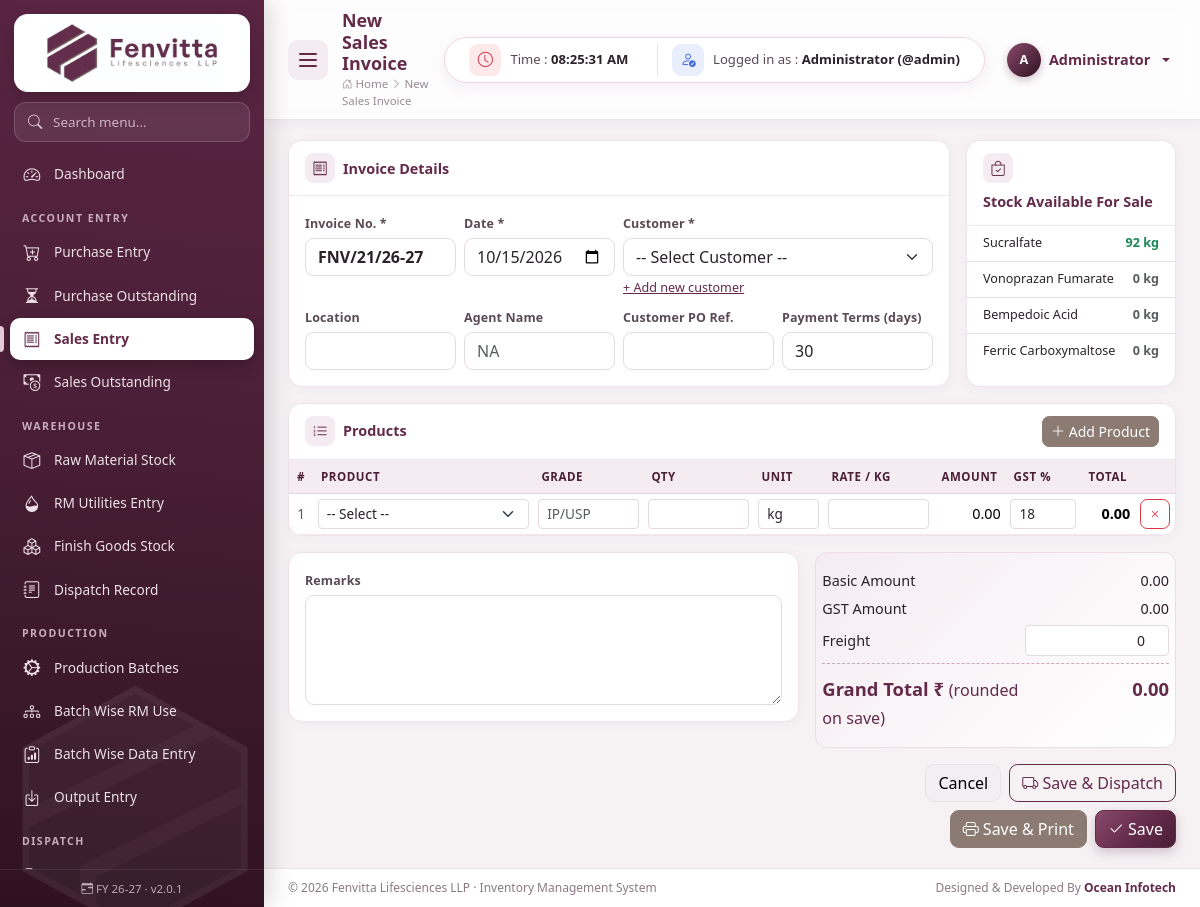
The page /modules/sales/add.php (signed in) on the database its author committed.
### tables this page shows
CREATE TABLE `items` (
  `id` int(11) NOT NULL AUTO_INCREMENT,
  `item_type` enum('RM','PM','FG','CONSUMABLE','SERVICE') NOT NULL DEFAULT 'RM',
  `code` varchar(40) DEFAULT NULL,
  `name` varchar(150) NOT NULL,
  `cas_no` varchar(40) DEFAULT NULL,
  `grade` varchar(60) DEFAULT NULL,
  `hsn` varchar(20) DEFAULT NULL,
  `unit` varchar(15) NOT NULL DEFAULT 'kg',
  `gst_rate` decimal(5,2) NOT NULL DEFAULT 18.00,
  `std_rate` decimal(14,2) NOT NULL DEFAULT 0.00,
  `reorder_level` decimal(14,3) NOT NULL DEFAULT 0.000,
  `opening_qty` decimal(14,3) NOT NULL DEFAULT 0.000,
  `opening_rate` decimal(14,2) NOT NULL DEFAULT 0.00,
  `opening_date` date DEFAULT NULL,
  `shelf_life_months` int(11) NOT NULL DEFAULT 0,
  `is_active` tinyint(1) NOT NULL DEFAULT 1,
  `created_at` timestamp NOT NULL DEFAULT current_timestamp(),
  PRIMARY KEY (`id`),
  KEY `item_type` (`item_type`)
);

### includes/db.php (called while the page is built, shortened)
<?php
$conn = null;
function db()
{
    global $conn;
    if ($conn === null) {
        try {
            $conn = mysqli_connect(DB_HOST, DB_USER, DB_PASS, DB_NAME, DB_PORT);
            mysqli_set_charset($conn, 'utf8mb4');
        } catch (mysqli_sql_exception $e) {
            http_response_code(500);
            die('<h3 style="font-family:sans-serif;color:#632a4a">Database connection failed.</h3>'
                . '<p style="font-family:sans-serif">Check <code>config/config.php</code> and import <code>database/fenvita_inventory.sql</code>.<br><small>'
                . htmlspecialchars($e->getMessage()) . '</small></p>');
        }
    }
    return $conn;
}
function q($sql, $params = [])
{
    $stmt = mysqli_prepare(db(), $sql);
    if ($params) {
        $types = '';
        $values = [];
        foreach ($params as $p) {
            if (is_int($p)) {
                $types .= 'i';
            } elseif (is_float($p)) {
                $types .= 'd';
            } else {
                $types .= 's';
            }
            $values[] = $p;
        }
        mysqli_stmt_bind_param($stmt, $types, ...$values);
    }
    mysqli_stmt_execute($stmt);
    $result = mysqli_stmt_get_result($stmt);
    return $result === false ? true : $result;
}
function rows($sql, $params = [])
{
    $result = q($sql, $params);
    return mysqli_fetch_all($result, MYSQLI_ASSOC);
}

### modules/sales/add.php (the view, shortened to what this page needs)
<?php
$id = (int)get('id');
$sale = $id ? row('SELECT * FROM sales WHERE id=?', [$id]) : null;
$lines = $id ? rows('SELECT * FROM sale_items WHERE sale_id=? ORDER BY id', [$id]) : [];
$blank = ['item_id' => '', 'grade' => '', 'qty' => '', 'unit' => 'kg', 'rate' => '', 'gst_rate' => 18];
if (!$lines) $lines = [$blank];
$items = items_for(['FG', 'RM']);
$customers = parties_for('customer');
$s = $sale ?? [
    'invoice_no' => next_sale_invoice(), 'sale_date' => today(), 'party_id' => '', 'location' => '', 'agent_name' => '',
    'po_ref' => '', 'payment_terms' => 30, 'freight' => 0, 'remarks' => '',
];
$pending = pending_dispatch_by_item();
$fgInfo = rows("SELECT i.id, i.name, i.unit, COALESCE(SUM(l.qty_in-l.qty_out),0) stock FROM items i LEFT JOIN stock_ledger l ON l.item_id=i.id WHERE i.item_type='FG' AND i.is_active=1 GROUP BY i.id");
$rowHtml = function ($l) use ($items) {
    ob_start(); ?>
    <tr>
        <td class="f-sn text-center text-muted"></td>
        <td style="min-width:220px"><select name="item_id[]" class="form-select form-select-sm f-item"><?= item_options($items, $l['item_id']) ?></select></td>
        <td style="width:110px"><input name="grade[]" class="form-control form-control-sm f-grade" value="<?= e($l['grade']) ?>" placeholder="IP/USP"></td>
        <td style="width:110px"><input name="qty[]" type="number" step="0.001" class="form-control form-control-sm f-qty" value="<?= e($l['qty']) ?>"></td>
        <td style="width:70px"><input name="unit[]" class="form-control form-control-sm f-unit" value="<?= e($l['unit']) ?>"></td>
        <td style="width:110px"><input name="rate[]" type="number" step="0.01" class="form-control form-control-sm f-rate" value="<?= e($l['rate']) ?>"></td>
        <td class="num f-amount"></td>
        <td style="width:75px"><input name="gst_rate[]" type="number" step="0.01" class="form-control form-control-sm f-gst" value="<?= e((float)$l['gst_rate']) ?>"></td>
        <td class="num f-total fw-semibold"></td>
        <td><button type="button" class="btn btn-sm btn-outline-danger f-remove"><i class="bi bi-x"></i></button></td>
    </tr>
    <?php return ob_get_clean();
};
include ROOT_PATH . '/includes/header.php';
?>
<form method="post" data-line-items>
    <div class="row g-3 mb-3">
        <div class="col-xl-9">
            <div class="card h-100">
                <div class="card-header"><i class="bi bi-receipt"></i> Invoice Details</div>
                <div class="card-body row g-2">
                    <div class="col-md-3"><label class="form-label">Invoice No. *</label><input name="invoice_no" class="form-control fw-bold" required value="<?= e($s['invoice_no']) ?>"></div>
                    <div class="col-md-3"><label class="form-label">Date *</label><input type="date" name="sale_date" class="form-control" required value="<?= e($s['sale_date']) ?>"></div>
                    <div class="col-md-6">
                        <label class="form-label">Customer *</label>
                        <select name="party_id" class="form-select" required data-party-terms="#terms" data-party-city="#location">
                            <option value="">-- Select Customer --</option>
                        </select>
                        <small><a href="<?= url('parties') ?>?new=Customer" target="_blank">+ Add new customer</a></small>
                    </div>
                    <div class="col-md-3"><label class="form-label">Location</label><input name="location" id="location" class="form-control" value="<?= e($s['location']) ?>"></div>
                    <div class="col-md-3"><label class="form-label">Agent Name</label><input name="agent_name" class="form-control" value="<?= e($s['agent_name']) ?>" placeholder="NA"></div>
                    <div class="col-md-3"><label class="form-label">Customer PO Ref.</label><input name="po_ref" class="form-control" value="<?= e($s['po_ref']) ?>"></div>
                    <div class="col-md-3"><label class="form-label">Payment Terms (days)</label><input type="number" name="payment_terms" id="terms" class="form-control" value="<?= e($s['payment_terms']) ?>"></div>
                </div>
            </div>
        </div>
        <div class="col-xl-3">
            <div class="card h-100">
                <div class="card-header"><i class="bi bi-bag-check"></i> Stock Available For Sale</div>
                <ul class="list-group list-group-flush small">
                    <?php foreach ($fgInfo as $f): $av = $f['stock'] - ($pending[$f['id']] ?? 0); ?>
                        <li class="list-group-item d-flex justify-content-between"><span><?= e($f['name']) ?></span><b class="<?= $av > 0 ? 'text-success' : 'text-muted' ?>"><?= qty($av) ?> <?= e($f['unit']) ?></b></li>
                    <?php endforeach; ?>
                </ul>
            </div>
        </div>
    </div>
    <div class="card mb-3">
        <div class="card-header"><i class="bi bi-list-ol"></i> Products
            <div class="actions"><button type="button" class="btn btn-sm btn-accent add-row"><i class="bi bi-plus-lg"></i> Add Product</button></div>
        </div>
        <div class="table-responsive">
            <table class="table item-table">
                <thead><tr><th>#</th><th>Product</th><th>Grade</th><th>Qty</th><th>Unit</th><th>Rate / kg</th><th class="num">Amount</th><th>GST %</th><th class="num">Total</th><th></th></tr></thead>
                <tbody><?php foreach ($lines as $l) echo $rowHtml($l); ?></tbody>
            </table>
        </div>
    </div>
    <div class="row g-3">
        <div class="col-md-7">
            <div class="card"><div class="card-body">
                <label class="form-label">Remarks</label>
                <textarea name="remarks" class="form-control" rows="4"><?= e($s['remarks']) ?></textarea>
            </div></div>
        </div>
        <div class="col-md-5">
            <div class="totals-box">
                <div class="row"><div class="col-7">Basic Amount</div><div class="col-5 num t-sub">0.00</div></div>
                <div class="row"><div class="col-7">GST Amount</div><div class="col-5 num t-gst">0.00</div></div>
                <div class="row align-items-center"><div class="col-7">Freight</div><div class="col-5"><input type="number" step="0.01" name="freight" class="form-control form-control-sm text-end" value="<?= e($s['freight']) ?>"></div></div>
                <div class="row grand"><div class="col-7">Grand Total ₹ <small class="fw-normal">(rounded on save)</small></div><div class="col-5 num t-total">0.00</div></div>
            </div>
            <div class="d-flex gap-2 mt-3 justify-content-end flex-wrap">
                <a href="<?= url('sales') ?>" class="btn btn-light">Cancel</a>
                <button name="save_dispatch" value="1" class="btn btn-outline-primary"><i class="bi bi-truck"></i> Save &amp; Dispatch</button>
                <button name="save_print" value="1" class="btn btn-accent"><i class="bi bi-printer"></i> Save &amp; Print</button>
                <button class="btn btn-primary"><i class="bi bi-check2"></i> Save</button>
            </div>
        </div>
    </div>
</form>
<?php include ROOT_PATH . '/includes/footer.php'; ?>

### assets/css/style.css (style rules this page uses)
:root { --fv-primary: #632a4a; --fv-primary-dark: #4a1f37; --fv-primary-deep: #2f1222; --fv-primary-soft: #8a4a6c; --fv-primary-light: #f5ecf1; --fv-accent: #8c7b73; --fv-accent-light: #efe9e6; --fv-bg: #f6f2f4; --fv-text: #2b2228; --sidebar-w: 264px; --sidebar-mini-w: 78px; --ease: cubic-bezier(.4, 0, .2, 1); --bs-primary: #632a4a; --bs-primary-rgb: 99, 42, 74; --bs-link-color: #632a4a; --bs-link-color-rgb: 99, 42, 74; --bs-link-hover-color: #4a1f37; --bs-link-hover-color-rgb: 74, 31, 55; --bs-body-font-family: "Segoe UI", Inter, Roboto, "Helvetica Neue", Arial, sans-serif; --bs-body-color: #2b2228; --bs-border-radius: .55rem; }
body { background: var(--fv-bg); font-size: .9rem; }
* { scrollbar-width: thin; scrollbar-color: #cdb7c3 transparent; }
.btn { transition: all .2s var(--ease); font-weight: 500; }
.btn-primary { --bs-btn-bg: var(--fv-primary); --bs-btn-border-color: var(--fv-primary); --bs-btn-hover-bg: var(--fv-primary-dark); --bs-btn-hover-border-color: var(--fv-primary-dark); --bs-btn-active-bg: var(--fv-primary-deep); --bs-btn-active-border-color: var(--fv-primary-deep); --bs-btn-disabled-bg: var(--fv-primary); --bs-btn-disabled-border-color: var(--fv-primary); background-image: linear-gradient(135deg, var(--fv-primary-soft) 0%, var(--fv-primary) 55%, var(--fv-primary-dark) 100%); box-shadow: 0 4px 12px rgba(99, 42, 74, .25); }
.btn-outline-primary { --bs-btn-color: var(--fv-primary); --bs-btn-border-color: var(--fv-primary); --bs-btn-hover-bg: var(--fv-primary); --bs-btn-hover-border-color: var(--fv-primary); --bs-btn-active-bg: var(--fv-primary-dark); --bs-btn-active-border-color: var(--fv-primary-dark); }
.btn-accent { --bs-btn-color: #fff; --bs-btn-bg: var(--fv-accent); --bs-btn-border-color: var(--fv-accent); --bs-btn-hover-color: #fff; --bs-btn-hover-bg: #74655e; --bs-btn-hover-border-color: #74655e; --bs-btn-active-color: #fff; --bs-btn-active-bg: #655750; }
.btn-light { --bs-btn-bg: #f3eef1; --bs-btn-border-color: #ebe2e7; --bs-btn-hover-bg: #ebe0e6; }
.btn-sm { border-radius: .45rem; }
.form-control, .form-select { border-color: #e4d9df; transition: border-color .2s, box-shadow .2s; }
.form-label { font-weight: 600; font-size: .78rem; color: #5a4a53; margin-bottom: .25rem; letter-spacing: .01em; }
.content > *, .content > .row > [class*="col"] { animation: fadeUp .5s var(--ease) both; }
.table tbody tr { animation: fadeIn .4s ease both; }
.card { border: 1px solid #ede3e8; border-radius: 14px; box-shadow: 0 2px 12px rgba(99, 42, 74, .045); transition: box-shadow .25s, transform .25s; }
.card-header { background: #fff; border-bottom: 1px solid #f1e8ed; font-weight: 700; color: var(--fv-primary); padding: 12px 16px; border-radius: 14px 14px 0 0 !important; display: flex; align-items: center; gap: 8px; flex-wrap: wrap; }
.card-header > i:first-child { width: 30px; height: 30px; border-radius: 8px; display: inline-grid; place-items: center; background: var(--fv-primary-light); font-size: .95rem; }
.card-header .actions { margin-left: auto; display: flex; gap: 6px; flex-wrap: wrap; align-items: center; }
.list-group-item { transition: background .2s; }
.table { --bs-table-hover-bg: #fbf5f8; margin-bottom: 0; }
.table thead th { background: var(--fv-primary-light); color: var(--fv-primary-dark); font-size: .72rem; text-transform: uppercase; letter-spacing: .05em; font-weight: 700; white-space: nowrap; border-bottom: 1px solid #e6d6df; vertical-align: middle; }
.table td { vertical-align: middle; border-color: #f2eaee; }
.table-responsive { border-radius: 0 0 14px 14px; }
.num { text-align: right; white-space: nowrap; font-variant-numeric: tabular-nums; }
td .btn-sm { padding: .2rem .45rem; }
.item-table td { padding: .3rem; }
.item-table .form-control, .item-table .form-select { font-size: .85rem; }
.totals-box { background: linear-gradient(135deg, var(--fv-primary-light), #fff); border: 1px solid #ecdde5; border-radius: 12px; padding: 14px 18px; }
.totals-box .row > div { padding: 3px 0; }
.totals-box .grand { font-size: 1.15rem; font-weight: 800; color: var(--fv-primary); border-top: 1px dashed #c9a9bb; padding-top: 8px; margin-top: 4px; }

### rows shown on the page
items: name "Sucralfate", av "92", unit "kg"
items: name "Vonoprazan Fumarate", av "0", unit "kg"
items: name "Bempedoic Acid", av "0", unit "kg"
items: name "Ferric Carboxymaltose", av "0", unit "kg"

### other values the page prints
$navItem[0] "Dashboard"
$navItem[0] "ACCOUNT ENTRY"
$navSub[0] "Purchase Entry"
$navSub[0] "Purchase Outstanding"
$navSub[0] "Sales Entry"
$navSub[0] "Sales Outstanding"
$navItem[0] "WAREHOUSE"
$navSub[0] "Raw Material Stock"
$navSub[0] "RM Utilities Entry"
$navSub[0] "Finish Goods Stock"
$navSub[0] "Dispatch Record"
$navItem[0] "PRODUCTION"
$navSub[0] "Production Batches"
$navSub[0] "Batch Wise RM Use"
$navSub[0] "Batch Wise Data Entry"
